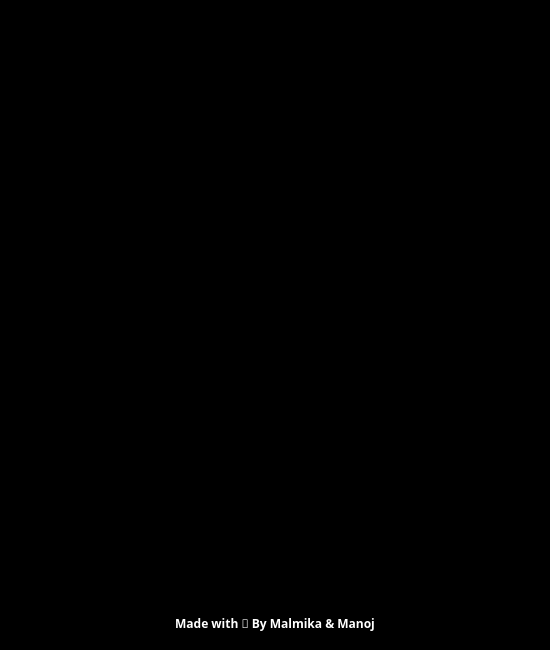
<?xml version="1.0" encoding="UTF-8"?>
<ui version="4.0">
 <class>MainWindow</class>
 <widget class="QMainWindow" name="MainWindow">
  <property name="geometry">
   <rect>
    <x>0</x>
    <y>0</y>
    <width>550</width>
    <height>650</height>
   </rect>
  </property>
  <property name="maximumSize">
   <size>
    <width>16777215</width>
    <height>16777215</height>
   </size>
  </property>
  <property name="windowTitle">
   <string>Osana - Virtual Assistant</string>
  </property>
  <property name="styleSheet">
   <string notr="true">#centralwidget{
	background-color: rgb(0, 0, 0);
}
#main_frame{
	background-color: ;
	background-color: rgb(0, 0, 0);
	border-radius:15px;
	margin:0px
}</string>
  </property>
  <widget class="QWidget" name="centralwidget">
   <property name="styleSheet">
    <string notr="true"/>
   </property>
   <layout class="QGridLayout" name="gridLayout">
    <item row="0" column="1">
     <widget class="QFrame" name="main_frame">
      <property name="layoutDirection">
       <enum>Qt::LeftToRight</enum>
      </property>
      <property name="frameShape">
       <enum>QFrame::StyledPanel</enum>
      </property>
      <property name="frameShadow">
       <enum>QFrame::Raised</enum>
      </property>
      <layout class="QVBoxLayout" name="verticalLayout">
       <item alignment="Qt::AlignHCenter|Qt::AlignVCenter">
        <widget class="QLabel" name="logo_image">
         <property name="minimumSize">
          <size>
           <width>0</width>
           <height>420</height>
          </size>
         </property>
         <property name="styleSheet">
          <string notr="true"/>
         </property>
         <property name="text">
          <string/>
         </property>
         <property name="pixmap">
          <pixmap resource="../images/resource.qrc">:/images/logo_with_name.jpg</pixmap>
         </property>
         <property name="alignment">
          <set>Qt::AlignCenter</set>
         </property>
        </widget>
       </item>
       <item>
        <spacer name="verticalSpacer">
         <property name="orientation">
          <enum>Qt::Vertical</enum>
         </property>
         <property name="sizeType">
          <enum>QSizePolicy::Expanding</enum>
         </property>
         <property name="sizeHint" stdset="0">
          <size>
           <width>20</width>
           <height>40</height>
          </size>
         </property>
        </spacer>
       </item>
       <item alignment="Qt::AlignHCenter|Qt::AlignVCenter">
        <widget class="QLabel" name="loading_gif">
         <property name="enabled">
          <bool>true</bool>
         </property>
         <property name="minimumSize">
          <size>
           <width>60</width>
           <height>60</height>
          </size>
         </property>
         <property name="styleSheet">
          <string notr="true">padding-left:12px;</string>
         </property>
         <property name="text">
          <string/>
         </property>
        </widget>
       </item>
       <item>
        <spacer name="verticalSpacer_2">
         <property name="orientation">
          <enum>Qt::Vertical</enum>
         </property>
         <property name="sizeHint" stdset="0">
          <size>
           <width>20</width>
           <height>40</height>
          </size>
         </property>
        </spacer>
       </item>
       <item alignment="Qt::AlignHCenter|Qt::AlignBottom">
        <widget class="QLabel" name="developers_info">
         <property name="sizePolicy">
          <sizepolicy hsizetype="Expanding" vsizetype="Expanding">
           <horstretch>0</horstretch>
           <verstretch>0</verstretch>
          </sizepolicy>
         </property>
         <property name="font">
          <font>
           <family>Chilanka</family>
           <weight>75</weight>
           <bold>true</bold>
          </font>
         </property>
         <property name="styleSheet">
          <string notr="true">color: rgb(255, 255, 255);</string>
         </property>
         <property name="text">
          <string>&lt;html&gt;&lt;head/&gt;&lt;body&gt;&lt;p&gt;Made with 💓 By Malmika &amp;amp; Manoj&lt;/p&gt;&lt;/body&gt;&lt;/html&gt;</string>
         </property>
         <property name="alignment">
          <set>Qt::AlignCenter</set>
         </property>
        </widget>
       </item>
      </layout>
     </widget>
    </item>
    <item row="0" column="0">
     <spacer name="horizontalSpacer">
      <property name="orientation">
       <enum>Qt::Horizontal</enum>
      </property>
      <property name="sizeHint" stdset="0">
       <size>
        <width>40</width>
        <height>20</height>
       </size>
      </property>
     </spacer>
    </item>
    <item row="0" column="2">
     <spacer name="horizontalSpacer_2">
      <property name="orientation">
       <enum>Qt::Horizontal</enum>
      </property>
      <property name="sizeHint" stdset="0">
       <size>
        <width>40</width>
        <height>20</height>
       </size>
      </property>
     </spacer>
    </item>
   </layout>
  </widget>
 </widget>
 <resources>
  <include location="../images/resource.qrc"/>
 </resources>
 <connections/>
</ui>
